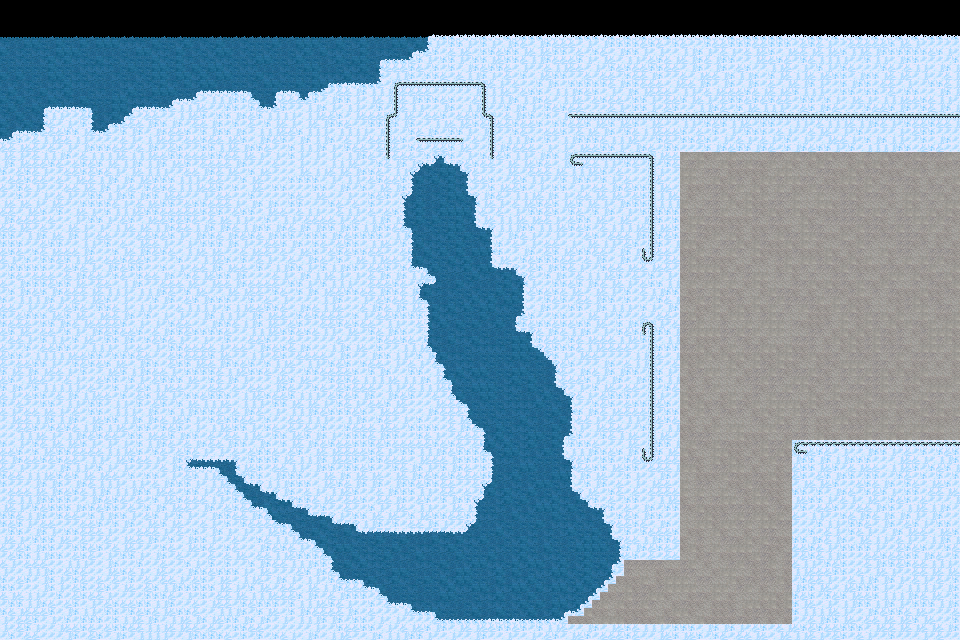

Rendered tile map (Tiled .tmx) drawn with the repository's tilesets; below, a short description and the map source with its tile grids summarised:
An orthogonal 120x80 tile map with 8x8 px tiles, 3 tile layers (cloudx0.5 water, cloudx0.5 base, cloudx0.5 walls).

<map version="1.0" orientation="orthogonal" renderorder="left-down" width="120" height="80" tilewidth="8" tileheight="8">
 <tileset firstgid="1" name="tiles_0.5x" tilewidth="8" tileheight="8">
  <image source="../../game/assets/tiles_0.5x.png" width="88" height="128" />
 </tileset>
 <layer name="cloudx0.5 water" width="120" height="80">
  <data>[9600 cells, 1534 non-empty, 7 distinct tile ids]</data>
 </layer>
 <layer name="cloudx0.5 base" width="120" height="80">
  <data>[9600 cells, 7934 non-empty, 35 distinct tile ids]</data>
 </layer>
 <layer name="cloudx0.5 walls" width="120" height="80">
  <data>[9600 cells, 137 non-empty, 11 distinct tile ids]</data>
 </layer>
 <objectgroup name="objects" />
</map>